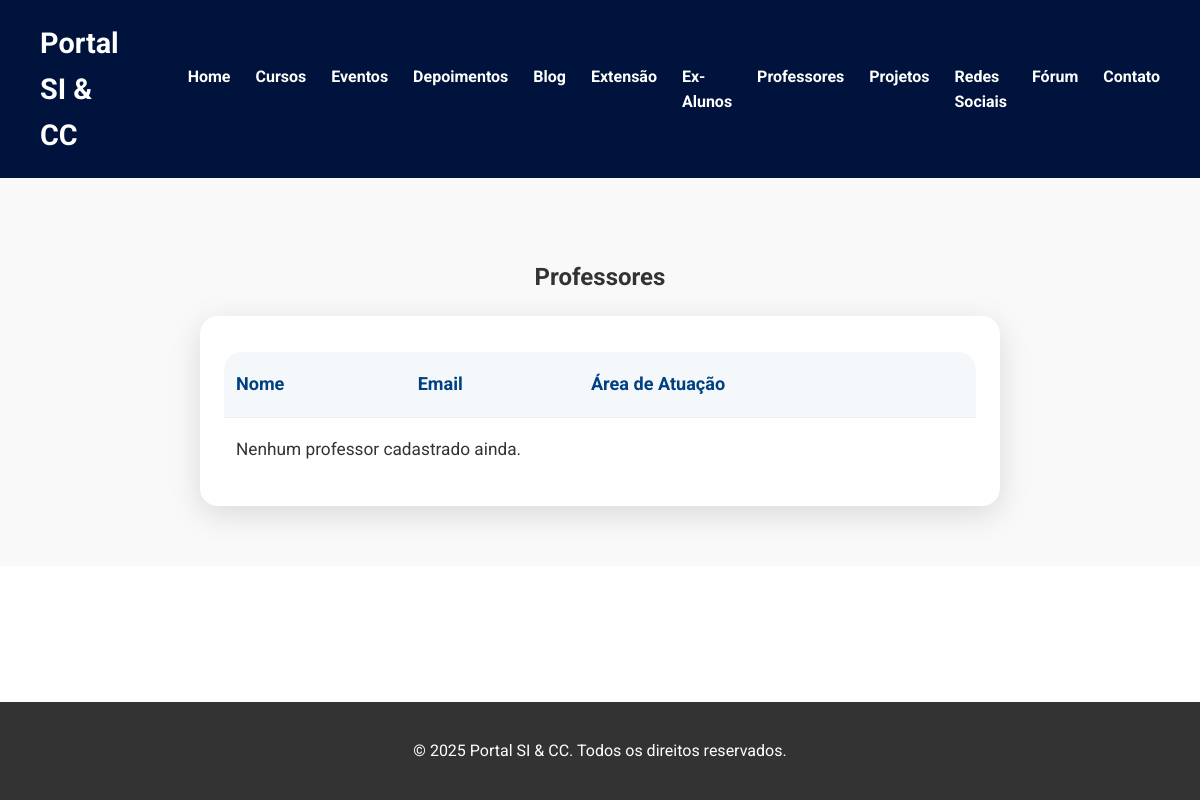
Before: /professores/ with the older database file.
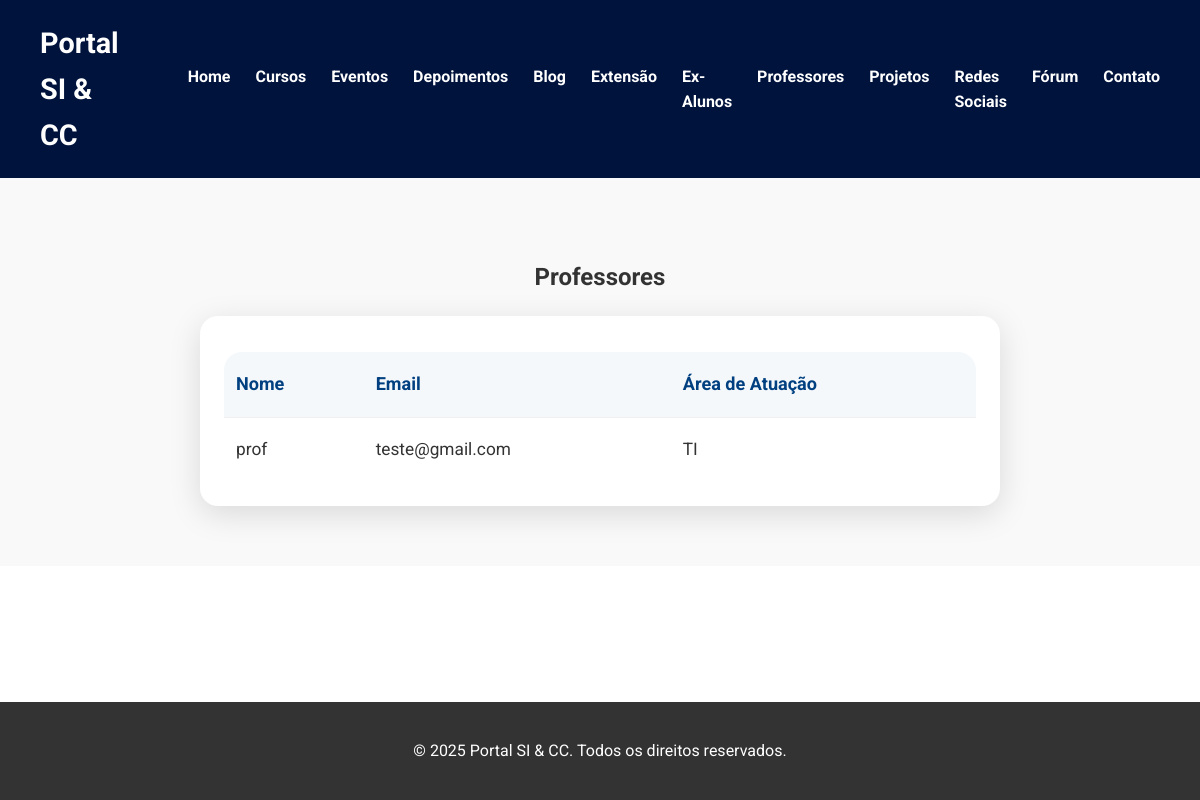
After: the same page with the newer database file.
### site_inf/models.py (models this page shows, shortened)
class Professor(models.Model):
    nome = models.CharField(max_length=200)
    email = models.EmailField(blank=True)
    area_atuacao = models.CharField(max_length=200, blank=True)

### site_inf/views.py (the view)
# urls.py: path('professores/', listar_professores, name='listar_professores'),
def listar_professores(request):
    professores = Professor.objects.all().order_by('nome')
    return render(request, 'site_inf/pages/listar_professores.html', {'professores': professores})

### site_inf/templates/site_inf/pages/listar_professores.html
{% extends "site_inf/base.html" %}
{% block content %}
<section class="professores-section">
  <div class="container">
    <h2>Professores</h2>
    <div class="professores-table-outer">
      <div class="professores-table-wrapper">
        <table class="professores-table">
          <thead>
            <tr>
              <th>Nome</th>
              <th>Email</th>
              <th>Área de Atuação</th>
            </tr>
          </thead>
          <tbody>
            {% for prof in professores %}
            <tr>
              <td>{{ prof.nome }}</td>
              <td>{{ prof.email }}</td>
              <td>{{ prof.area_atuacao }}</td>
            </tr>
            {% empty %}
            <tr>
              <td colspan="3">Nenhum professor cadastrado ainda.</td>
            </tr>
            {% endfor %}
          </tbody>
        </table>
      </div>
    </div>
  </div>
</section>
{% endblock %}

Changed rows visible on the page:
added Professor: nome "prof", email "teste@gmail.com", area_atuacao "TI"
Other visible differences:
text no longer shown: "Nenhum professor cadastrado ainda."
